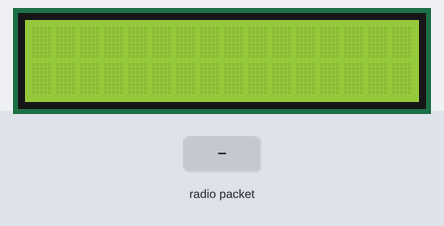
The sketch below on a simulated Arduino Uno, built with avr-gcc and run on an emulated ATmega328P. On the bench: 16×2 character LCD. The test bench sets the inputs (shaded band). No radio packets arrive unless stated.

Above: at 1.2 s.
1.3 s: radio packet "1" arrives
At 1.9 s:
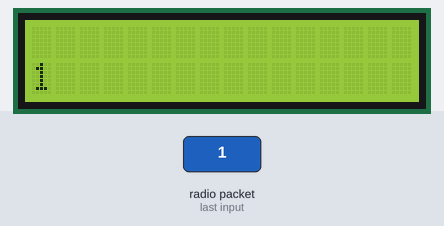
3.0 s: radio packet "0" arrives
At 4.2 s:
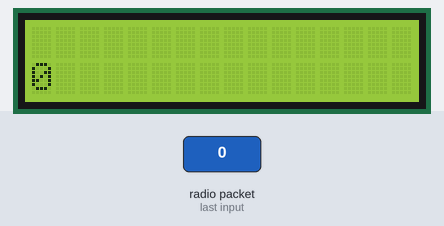
4.5 s: radio packet "2" arrives
At 5.7 s:
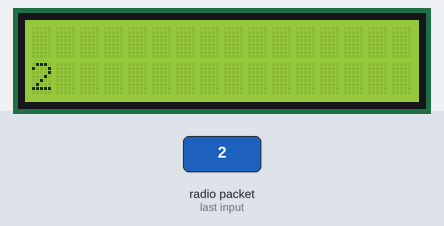
Timing chart, 0 to 7.5 s (numbered marks = the images above; inputs shaded):
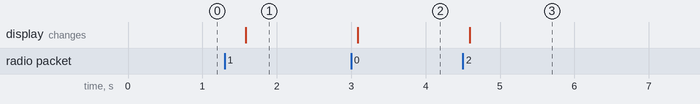

The sketch:

GroundStation.ino
```cpp
#include <SPI.h>
#include <LoRa.h>
#include <LiquidCrystal.h>
LiquidCrystal lcd(12,11,5,4,3,2);
void setup() {
  Serial.begin(9600);
  LoRa.begin(433E6);
  lcd.begin(16, 2);
}

void loop() {
  int packetSize = LoRa.parsePacket();
  if (packetSize) {
    lcd.clear();
    lcd.setCursor(0, 1);
    while (LoRa.available())
      lcd.println((char)LoRa.read());
  }
  delay(500);
}
```

Measured:
- after the input at 1.3 s, the display: changes after 0.29 s (image 1)
- after the input at 3.0 s, the display: changes after 0.09 s (image 2)
- after the input at 4.5 s, the display: changes after 0.09 s (image 3)
